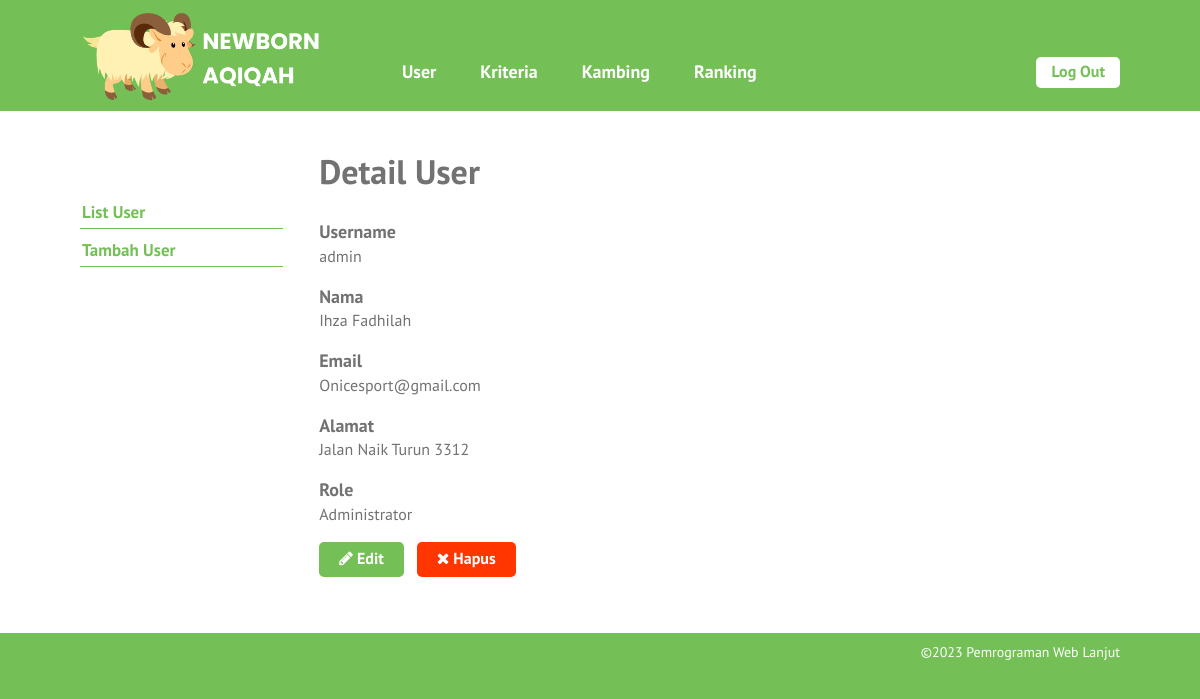
The app's page /single-user.php?id=1 (signed in) with its own data.
### tables this page shows
CREATE TABLE `user` (
  `id_user` int(5) NOT NULL,
  `username` varchar(16) NOT NULL,
  `password` varchar(50) NOT NULL,
  `nama` varchar(70) NOT NULL,
  `email` varchar(50) DEFAULT NULL,
  `alamat` varchar(100) DEFAULT NULL,
  `role` char(1) NOT NULL
);

### single-user.php (the view, shortened to what this page needs)
<?php require_once('includes/init.php'); ?>
<?php
$ada_error = false;
$result = '';
$id_user = (isset($_GET['id'])) ? trim($_GET['id']) : '';
if(!$id_user) {
	$ada_error = 'Maaf, data tidak dapat diproses.';
} else {
	$query = $pdo->prepare('SELECT id_user, username, nama, email, alamat, role FROM user WHERE user.id_user = :id_user');
	$query->execute(array('id_user' => $id_user));
	$result = $query->fetch();
}
?>
<?php
$judul_page = 'Detail User';
require_once('template-parts/header.php');
?>
	<div class="main-content-row">
	<div class="container clearfix">
		<?php include_once('template-parts/sidebar-user.php'); ?>
		<div class="main-content the-content">
			<h1><?php echo $judul_page; ?></h1>
			<?php if($ada_error): ?>
				<?php echo '<p>'.$ada_error.'</p>'; ?>
			<?php elseif(!empty($result)): ?>
				<h4>Username</h4>
				<p><?php echo $result['username']; ?></p>
				<h4>Nama</h4>
				<p><?php echo $result['nama']; ?></p>
				<h4>Email</h4>
				<p><?php echo $result['email']; ?></p>
				<h4>Alamat</h4>
				<p><?php echo $result['alamat']; ?></p>
				<h4>Role</h4>
				<p><?php
				if($result['role'] == 1) {
					echo 'Administrator';
				} elseif($result['role'] == 2) {
					echo 'Petugas';
				}
				?></p>
			<?php endif; ?>
			<p><a href="edit-user.php?id=<?php echo $id_user; ?>" class="button"><span class="fa fa-pencil"></span> Edit</a> &nbsp; <a href="hapus-user.php?id=<?php echo $id_user; ?>" class="button button-red yaqin-hapus"><span class="fa fa-times"></span> Hapus</a></p>
		</div>
	</div>
	</div>
<?php
require_once('template-parts/footer.php');

### stylesheets/style.css (style rules this page uses)
html,body,div,span,applet,object,iframe,h1,h2,h3,h4,h5,h6,p,blockquote,pre,a,abbr,acronym,address,big,cite,code,del,dfn,em,img,ins,kbd,q,s,samp,small,strike,strong,sub,sup,tt,var,b,u,i,center,dl,dt,dd,ol,ul,li,fieldset,form,label,legend,table,caption,tbody,tfoot,thead,tr,th,td,article,aside,canvas,details,embed,figure,figcaption,footer,header,hgroup,menu,nav,output,ruby,section,summary,time,mark,audio,video { margin:0;padding:0;border:0;font-size:100%;vertical-align:baseline }
body { line-height:1 }
*,*:before,*:after { -moz-box-sizing:border-box;-webkit-box-sizing:border-box;box-sizing:border-box }
.clearfix:before,.clearfix:after { content:" ";display:table }
.clear,.clearfix:after { clear:both }
a { color:#74c056;text-decoration:none }
.container { max-width:1100px;margin:0 auto;position:relative;padding:0 30px }
body { background:#74c056;font-family:"PT Sans",sans-serif;color:#727272;font-size:14px;line-height:1.3;font-weight:500 }
h1,h2,h3,h4,h5,h6 { font-weight:300 }
.the-content { font-size:16px;line-height:1.42857 }
.the-content a { color:#519133 }
.the-content h1,.the-content h2,.the-content h3,.the-content h4,.the-content h5,.the-content h6 { font-weight:700 }
.the-content h1 { font-size:34px;margin:0.8em 0 0.8em;padding:0;line-height:1.2 }
.the-content h4 { font-size:18px;margin:0.8em 0 0 }
.the-content blockquote,.the-content table,.the-content p,.the-content ul,.the-content ol,.the-content dd,.the-content pre,.the-content iframe,.the-content .flxmap-container,.the-content hr { margin-bottom:1em }
.the-content>h1:first-child,.the-content>h3:first-child,.the-content>h2:first-child { margin-top:0 }
.fa { display:inline-block;font:normal normal normal 14px/1 FontAwesome;font-size:inherit;text-rendering:auto;-webkit-font-smoothing:antialiased;-moz-osx-font-smoothing:grayscale }
.fa-remove:before,.fa-close:before,.fa-times:before { content:"\f00d" }
.fa-pencil:before { content:"\f040" }
button,a { -webkit-transition:all .2s ease;-moz-transition:all .2s ease;-o-transition:all .2s ease;transition:all 0.2s ease }
.the-content .button,.button { background:#74c056;color:#fff;display:inline-block;font-size:16px;font-weight:700;line-height:1.2;border:0;font-family:inherit;padding:7px 20px 9px;cursor:pointer;border-radius:5px }
.the-content .button-red,.button-red { background:#ff3600 }
.main-content { float:right;width:77%;padding:40px 0 }

### records on screen
user: username "admin", nama "Ihza Fadhilah", email "Onicesport@gmail.com", alamat "Jalan Naik Turun 3312"

### other values on screen
$judul_page "Detail User"
